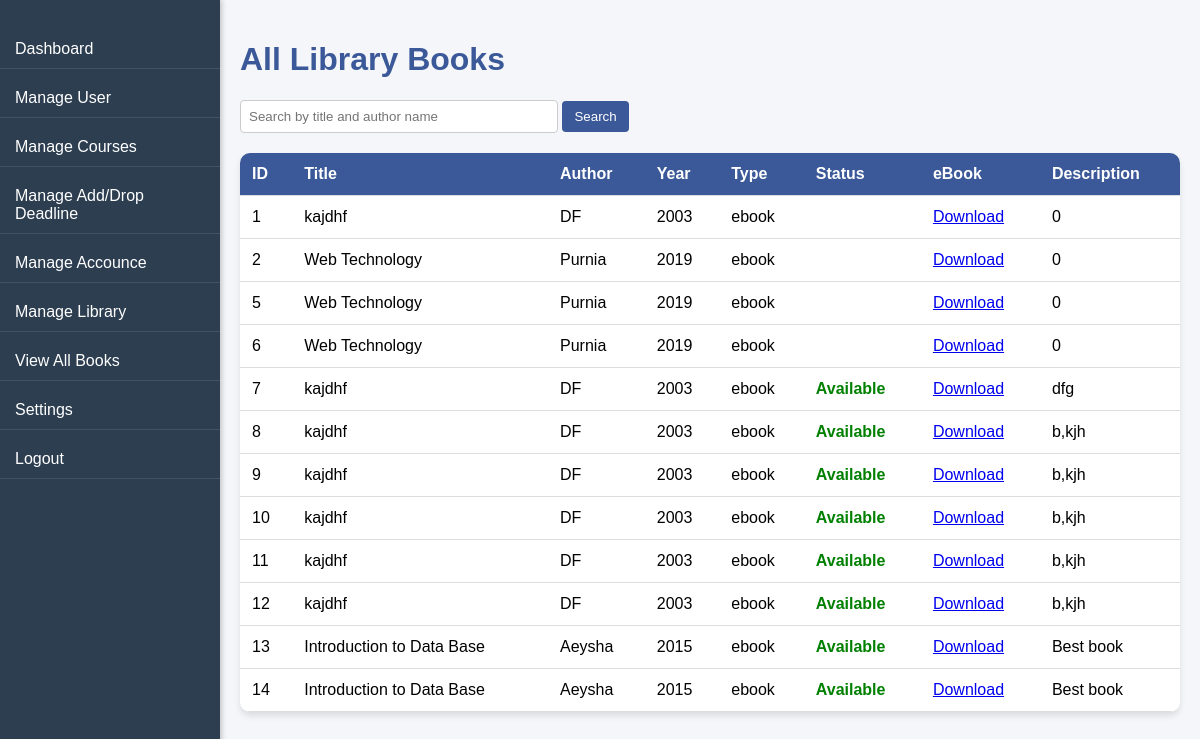
The app's page /Admin/view/ViewAllBooks.php with its own data.
### tables this page shows
CREATE TABLE `addbook` (
  `id` int(11) NOT NULL,
  `bookname` varchar(250) NOT NULL,
  `author` varchar(250) NOT NULL,
  `pubYear` year(4) NOT NULL,
  `type` varchar(100) NOT NULL,
  `ebook` varchar(250) NOT NULL,
  `status` varchar(50) NOT NULL,
  `descText` varchar(11) NOT NULL,
  `created_at` timestamp NOT NULL DEFAULT current_timestamp()
);

### Admin/view/ViewAllBooks.php (the view, shortened to what this page needs)
<?php
$host = "localhost";
$user = "root";
$pass = "";
$dbname = "universitymanagementsystem";
$conn = new mysqli($host, $user, $pass, $dbname);
$searchQuery = "";
$sql = "SELECT * FROM addbook $searchQuery ORDER BY id ASC";
$booksResult = $conn->query($sql);
?>
<!DOCTYPE html>
<html>
<head>
    <link rel="stylesheet" href="../css/style.css">
    <link rel="stylesheet" href="../css/ManageLibraryStyle.css">
    <link rel="stylesheet" href="../css/viewAllBookStyle.css">
</head>
<body>
  <div class="container">
    <div class="sidebar">
      <ul>
        <li><a href="index.php">Dashboard</a></li>
        <li><a href="MangeUser.php">Manage User</a></li>
        <li><a href="ManageCourse.php">Manage Courses</a></li>
        <li><a href="ManageAddDrop.php">Manage Add/Drop Deadline </a></li>
        <li><a href="Manage Accounce.php">Manage Accounce</a></li>
        <li><a href="ManageLibrary.php">Manage Library</a></li>
        <li><a href="ViewAllBooks.php">View All Books</a></li>
        <li><a href="settings.php">Settings</a></li>
        <li><a href="logout.php">Logout</a></li>
      </ul>
    </div>
    <div class="content">
        <h1>All Library Books</h1>
        <div class="search-bar">
            <form method="GET" action="">
                <input type="text" name="search" placeholder="Search by title and author name" value="<?php echo isset($_GET['search']) ? htmlspecialchars($_GET['search']) : ''; ?>">
                <button type="submit">Search</button>
            </form>
        </div>
        <table>
            <tr>
                <th>ID</th><th>Title</th><th>Author</th><th>Year</th>
                <th>Type</th><th>Status</th><th>eBook</th><th>Description</th>
            </tr>
         <?php
            if($booksResult->num_rows > 0){
                while($row = $booksResult->fetch_assoc()){
                    $statusClass = $row['status'] == 'Available' ? 'status-available' : 'status-borrowed';
                    $ebookLink = $row['ebook'] ? "<a href='../php/{$row['ebook']}' target='_blank'>Download</a>" : "-";
                    echo "<tr>
                        <td>{$row['id']}</td>
                        <td>{$row['bookname']}</td>
                        <td>{$row['author']}</td>
                        <td>{$row['pubYear']}</td>
                        <td>{$row['type']}</td>
                        <td class='{$statusClass}'>{$row['status']}</td>
                        <td>{$ebookLink}</td>
                        <td>{$row['descText']}</td>
                        </tr>";
                }
            } else {
                echo "<tr><td colspan='8' style='text-align:center;'>No books found</td></tr>";
            }
         ?>
        </table>
    </div>
 </div>
</body>
</html>

### Admin/css/style.css (style rules this page uses)
body { margin: 0; font-family: 'Segoe UI', Tahoma, Geneva, Verdana, sans-serif; background: #f4f6f9; }
.sidebar { width: 220px; background: #2c3e50; color: white; position: fixed; top: 0; left: 0; height: 100%; padding-top: 70px; box-shadow: 2px 0 5px rgba(0,0,0,0.2); }
.sidebar ul { list-style: none; padding: 0; margin: 0; }
.sidebar ul li { border-bottom: 1px solid rgba(255,255,255,0.1); }
.sidebar ul li a { display: block; padding: 12px 20px; color: white; text-decoration: none; font-size: 16px; transition: background 0.3s; }
.content { margin-left: 240px; padding: 20px; }

### Admin/css/ManageLibraryStyle.css (style rules this page uses)
.content { margin-left: 240px; padding: 20px; }
table { width: 100%; border-collapse: collapse; background: #fff; border-radius: 10px; overflow: hidden; box-shadow: 0px 4px 6px rgba(0,0,0,0.1); }
table th, table td { padding: 12px; text-align: left; border-bottom: 1px solid #ddd; }
table th { background: #3b5998; color: #fff; }
.status-available { color: green; font-weight: bold; }
.status-borrowed { color: red; font-weight: bold; }

### Admin/css/viewAllBookStyle.css (style rules this page uses)
body { margin: 0; font-family: Arial, sans-serif; background: #f4f6f9; }
.container { display: flex; }
.sidebar { width: 220px; background: #2c3e50; color: #fff; min-height: 100vh; padding-top: 20px; position: fixed; }
.sidebar ul { list-style: none; padding: 0; }
.sidebar ul li { margin: 10px 0; }
.sidebar ul li a { color: #fff; text-decoration: none; display: block; padding: 10px 15px; }
.content { margin-left: 220px; padding: 20px; flex: 1; }
h1 { color: #3b5998; }
.search-bar { margin-bottom: 20px; }
.search-bar input[type="text"] { width: 300px; padding: 8px; border-radius: 4px; border: 1px solid #ccc; }
.search-bar button { padding: 8px 12px; border-radius: 4px; border: none; background: #3b5998; color: white; cursor: pointer; }
table { width: 100%; border-collapse: collapse; background: #fff; border-radius: 10px; overflow: hidden; box-shadow: 0 4px 6px rgba(0,0,0,0.1); margin-top: 20px; }
table th, table td { padding: 12px; text-align: left; border-bottom: 1px solid #ddd; }
table th { background: #3b5998; color: #fff; }
.status-available { color: green; font-weight: bold; }
.status-borrowed { color: red; font-weight: bold; }

### records on screen
addbook: id "1", bookname "kajdhf", author "DF", pubYear "2003", type "ebook", descText "0"
addbook: id "2", bookname "Web Technology", author "Purnia", pubYear "2019", type "ebook", descText "0"
addbook: id "5", bookname "Web Technology", author "Purnia", pubYear "2019", type "ebook", descText "0"
addbook: id "6", bookname "Web Technology", author "Purnia", pubYear "2019", type "ebook", descText "0"
addbook: id "7", bookname "kajdhf", author "DF", pubYear "2003", type "ebook", status "Available", descText "dfg"
addbook: id "8", bookname "kajdhf", author "DF", pubYear "2003", type "ebook", status "Available", descText "b,kjh"
addbook: id "9", bookname "kajdhf", author "DF", pubYear "2003", type "ebook", status "Available", descText "b,kjh"
addbook: id "10", bookname "kajdhf", author "DF", pubYear "2003", type "ebook", status "Available", descText "b,kjh"
addbook: id "11", bookname "kajdhf", author "DF", pubYear "2003", type "ebook", status "Available", descText "b,kjh"
addbook: id "12", bookname "kajdhf", author "DF", pubYear "2003", type "ebook", status "Available", descText "b,kjh"
addbook: id "13", bookname "Introduction to Data Base", author "Aeysha", pubYear "2015", type "ebook", status "Available", descText "Best book"
addbook: id "14", bookname "Introduction to Data Base", author "Aeysha", pubYear "2015", type "ebook", status "Available", descText "Best book"
